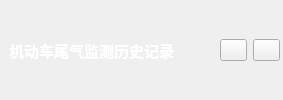
    <widget class="QWidget" name="widget_menu" native="true">
     <property name="sizePolicy">
      <sizepolicy hsizetype="Preferred" vsizetype="Fixed">
       <horstretch>0</horstretch>
       <verstretch>0</verstretch>
      </sizepolicy>
     </property>
     <property name="minimumSize">
      <size>
       <width>0</width>
       <height>29</height>
      </size>
     </property>
     <property name="styleSheet">
      <string notr="true">QWidget#widget_menu{
margin-top:0px;
padding-right:9px;
/*background-color: rgb(230, 230, 230);*/
background-color: rgb(0, 170, 255);
/*border-bottom:1px solid qlineargradient(spread:pad, x1:0.5, y1:0, x2:0.5, y2:1, stop:0 rgba(120, 120, 120, 255), stop:1 rgba(255, 255, 255, 255)); */
}</string>
     </property>
     <layout class="QHBoxLayout" name="horizontalLayout_3">
      <property name="spacing">
       <number>6</number>
      </property>
      <property name="leftMargin">
       <number>9</number>
      </property>
      <property name="topMargin">
       <number>3</number>
      </property>
      <property name="rightMargin">
       <number>3</number>
      </property>
      <property name="bottomMargin">
       <number>3</number>
      </property>
      <item>
       <widget class="QLabel" name="label_5">
        <property name="font">
         <font>
          <family>微软雅黑</family>
          <pointsize>11</pointsize>
          <weight>75</weight>
          <bold>true</bold>
         </font>
        </property>
        <property name="styleSheet">
         <string notr="true">color: rgb(255, 255, 255);</string>
        </property>
        <property name="text">
         <string>机动车尾气监测历史记录</string>
        </property>
       </widget>
      </item>
      <item>
       <spacer name="horizontalSpacer_5">
        <property name="orientation">
         <enum>Qt::Horizontal</enum>
        </property>
        <property name="sizeHint" stdset="0">
         <size>
          <width>40</width>
          <height>20</height>
         </size>
        </property>
       </spacer>
      </item>
      <item>
       <widget class="QPushButton" name="pushButton_minimize">
        <property name="minimumSize">
         <size>
          <width>27</width>
          <height>22</height>
         </size>
        </property>
        <property name="maximumSize">
         <size>
          <width>27</width>
          <height>22</height>
         </size>
        </property>
        <property name="styleSheet">
         <string notr="true">QPushButton{
border-image: url(:/images/min.png);
}
QPushButton:hover{
border-image: url(:/images/min_hover.png);
}
QPushButton:pressed{
border-image: url(:/images/min_pressed.png);
}</string>
        </property>
        <property name="text">
         <string/>
        </property>
       </widget>
      </item>
      <item>
       <widget class="QPushButton" name="pushButton_close">
        <property name="minimumSize">
         <size>
          <width>27</width>
          <height>22</height>
         </size>
        </property>
        <property name="maximumSize">
         <size>
          <width>27</width>
          <height>22</height>
         </size>
        </property>
        <property name="styleSheet">
         <string notr="true">QPushButton{
border-image: url(:/images/close.png);
}
QPushButton:hover{
border-image: url(:/images/close_hover.png);
}
QPushButton:pressed{
border-image: url(:/images/close_pressed.png);
}</string>
        </property>
        <property name="text">
         <string/>
        </property>
       </widget>
      </item>
     </layout>
    </widget>
